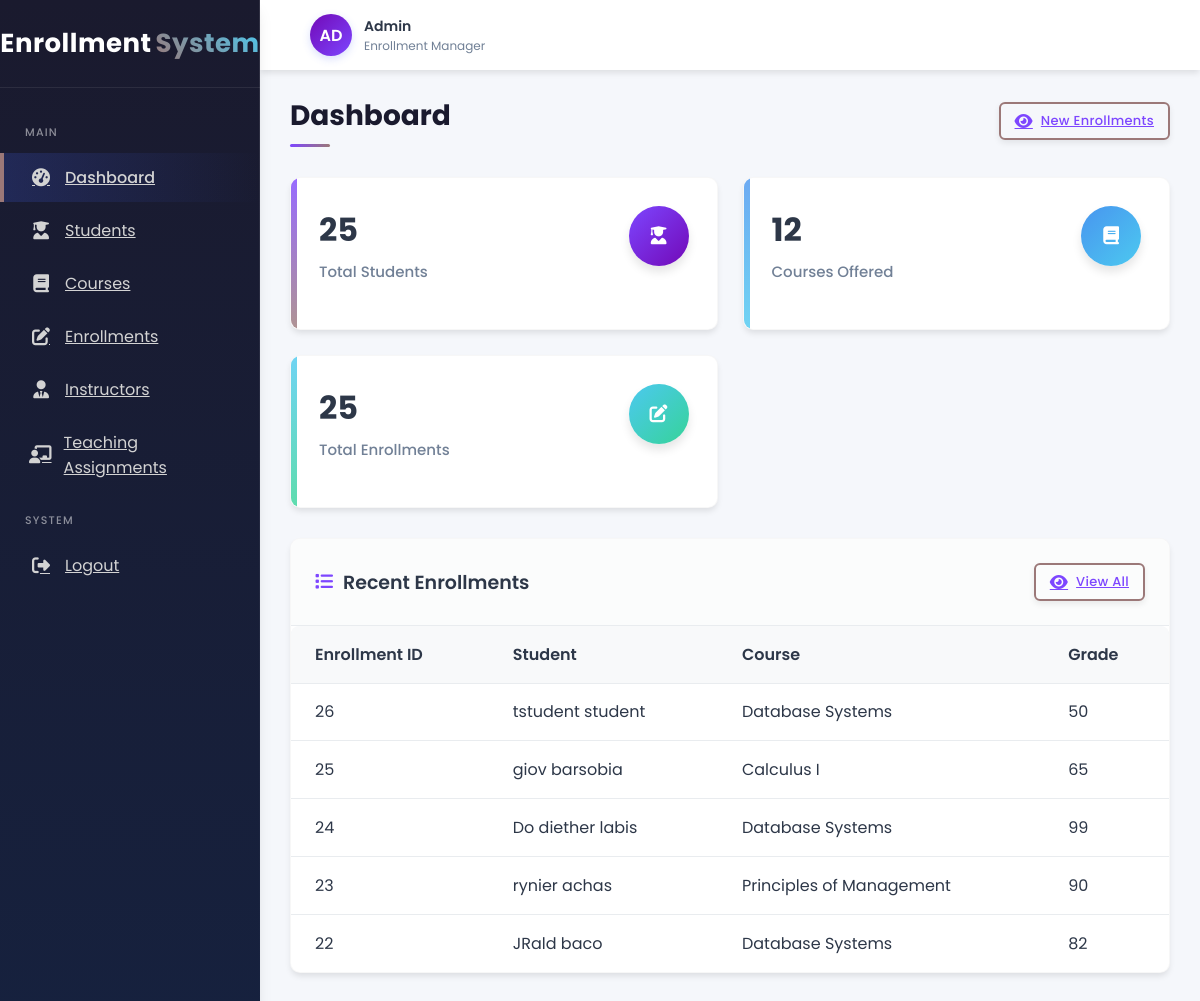
The page /dad.php on the database its author committed.
### tables this page shows
CREATE TABLE `tbl_enrollment` (
  `enrollment_id` int(10) NOT NULL,
  `grade` int(2) NOT NULL,
  `course_id` int(10) DEFAULT NULL,
  `student_id` int(10) DEFAULT NULL
);

CREATE TABLE `tbl_course` (
  `course_id` int(10) NOT NULL,
  `course_name` varchar(50) NOT NULL,
  `credits` int(5) NOT NULL,
  `department_id` int(10) DEFAULT NULL,
  `course_description` text NOT NULL
);

### dad.php (the view, shortened to what this page needs)
<?php
require_once('db.php');
$student_count = mysqli_fetch_assoc(mysqli_query($con, "SELECT COUNT(*) AS total FROM tbl_student"))['total'];
$course_count = mysqli_fetch_assoc(mysqli_query($con, "SELECT COUNT(*) AS total FROM tbl_course"))['total'];
$enrollment_count = mysqli_fetch_assoc(mysqli_query($con, "SELECT COUNT(*) AS total FROM tbl_enrollment"))['total'];
$query = "
SELECT
    e.enrollment_id,
    CONCAT(s.student_first_name, ' ', s.student_last_name) AS student_name,
    c.course_name,
    e.grade
FROM tbl_enrollment e
JOIN tbl_student s ON e.student_id = s.student_id
JOIN tbl_course c ON e.course_id = c.course_id
ORDER BY e.enrollment_id DESC
LIMIT 5
";
$result = mysqli_query($con, $query);
?>
<!DOCTYPE html>
<html lang="en">
<head>
  <link rel="stylesheet" href="dashboard.css" />
  <link rel="stylesheet" href="https://cdnjs.cloudflare.com/ajax/libs/font-awesome/6.4.2/css/all.min.css" />
</head>
<body>
  <div class="container">
<div class="sidebar">
  <div class="logo">
    <h1>Enrollment<span>System</span></h1>
  </div>
  <div class="nav-menu">
    <div class="menu-heading">Main</div>
    <a href="dad.php" class="nav-item active"><i class="fas fa-tachometer-alt"></i> Dashboard</a>
    <a href="students.php" class="nav-item "><i class="fas fa-user-graduate"></i> Students</a>
    <a href="course.php" class="nav-item"><i class="fas fa-book"></i> Courses</a>
    <a href="enrollment.php" class="nav-item"><i class="fas fa-edit"></i> Enrollments</a>
     <a href="instructor.php" class="nav-item "><i class="fas fa-user-tie"></i> Instructors</a>
    <a href="teachingAssignment.php" class="nav-item "><i class="fas fa-chalkboard-teacher"></i> Teaching Assignments</a>
    <div class="menu-heading">System</div>
    <a href="login.php" class="nav-item"><i class="fas fa-sign-out-alt"></i> Logout</a>
  </div>
</div>
    <div class="header">
      <div class="header-actions">
        <div class="user-profile">
          <div class="profile-img">AD</div>
          <div class="user-info">
            <div class="user-name">Admin</div>
            <div class="user-role">Enrollment Manager</div>
          </div>
        </div>
      </div>
    </div>
    <div class="main-content">
      <div class="page-title">
        <div class="title">Dashboard</div>
        <div class="action-buttons">
            <a href="enrollment.php" class="btn btn-outline btn-sm"><i class="fas fa-eye"></i> New Enrollments</a>
        </div>
      </div>
      <div class="stats-cards">
        <div class="stat-card">
          <div class="card-header">
            <div>
              <div class="card-value"><?php echo $student_count; ?></div>
              <div class="card-label">Total Students</div>
            </div>
            <div class="card-icon purple"><i class="fas fa-user-graduate"></i></div>
          </div>
        </div>
        <div class="stat-card">
          <div class="card-header">
            <div>
              <div class="card-value"><?php echo $course_count; ?></div>
              <div class="card-label">Courses Offered</div>
            </div>
            <div class="card-icon blue"><i class="fas fa-book"></i></div>
          </div>
        </div>
        <div class="stat-card">
          <div class="card-header">
            <div>
              <div class="card-value"><?php echo $enrollment_count; ?></div>
              <div class="card-label">Total Enrollments</div>
            </div>
            <div class="card-icon green"><i class="fas fa-edit"></i></div>
          </div>
        </div>
      </div>
      <div class="table-card">
        <div class="card-title">
          <h3><i class="fas fa-list"></i> Recent Enrollments</h3>
          <a href="enrollment.php" class="btn btn-outline btn-sm"><i class="fas fa-eye"></i> View All</a>
        </div>
        <table class="data-table">
          <thead>
            <tr>
              <th>Enrollment ID</th>
              <th>Student</th>
              <th>Course</th>
              <th>Grade</th>
            </tr>
          </thead>
          <tbody>
          <?php while($row = mysqli_fetch_assoc($result)) { ?>
            <tr>
              <td><?php echo $row['enrollment_id']; ?></td>
              <td><?php echo $row['student_name']; ?></td>
              <td><?php echo $row['course_name']; ?></td>
              <td><?php echo $row['grade']; ?></td>
            </tr>
          <?php } ?>
          </tbody>
        </table>
      </div>
    </div>
  </div>
</body>
</html>

### rows shown on the page
tbl_enrollment: enrollment_id "26", student_name "tstudent student", course.course_name "Database Systems", grade "50"
tbl_enrollment: enrollment_id "25", student_name "giov barsobia", course.course_name "Calculus I", grade "65"
tbl_enrollment: enrollment_id "24", student_name "Do diether labis", course.course_name "Database Systems", grade "99"
tbl_enrollment: enrollment_id "23", student_name "rynier achas", course.course_name "Principles of Management", grade "90"
tbl_enrollment: enrollment_id "22", student_name "JRald baco", course.course_name "Database Systems", grade "82"

### other values the page prints
$student_count "25"
$course_count "12"
$enrollment_count "25"
